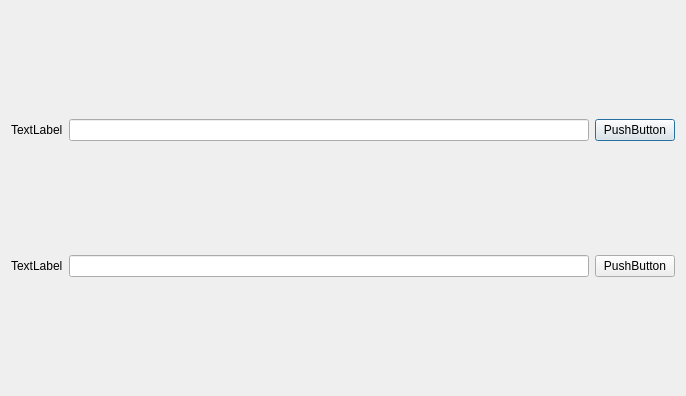
<?xml version="1.0" encoding="UTF-8"?>
<ui version="4.0">
 <class>Dialog</class>
 <widget class="QDialog" name="Dialog">
  <property name="geometry">
   <rect>
    <x>0</x>
    <y>0</y>
    <width>686</width>
    <height>396</height>
   </rect>
  </property>
  <property name="windowTitle">
   <string>Dialog</string>
  </property>
  <layout class="QGridLayout" name="gridLayout">
   <item row="1" column="0">
    <widget class="QLabel" name="label_2">
     <property name="text">
      <string>TextLabel</string>
     </property>
    </widget>
   </item>
   <item row="0" column="2">
    <widget class="QPushButton" name="pushButton">
     <property name="text">
      <string>PushButton</string>
     </property>
    </widget>
   </item>
   <item row="1" column="1">
    <widget class="QLineEdit" name="lineEdit_2"/>
   </item>
   <item row="1" column="2">
    <widget class="QPushButton" name="pushButton_2">
     <property name="text">
      <string>PushButton</string>
     </property>
    </widget>
   </item>
   <item row="0" column="1">
    <widget class="QLineEdit" name="lineEdit"/>
   </item>
   <item row="0" column="0">
    <widget class="QLabel" name="label">
     <property name="text">
      <string>TextLabel</string>
     </property>
    </widget>
   </item>
  </layout>
 </widget>
 <resources/>
 <connections/>
</ui>
